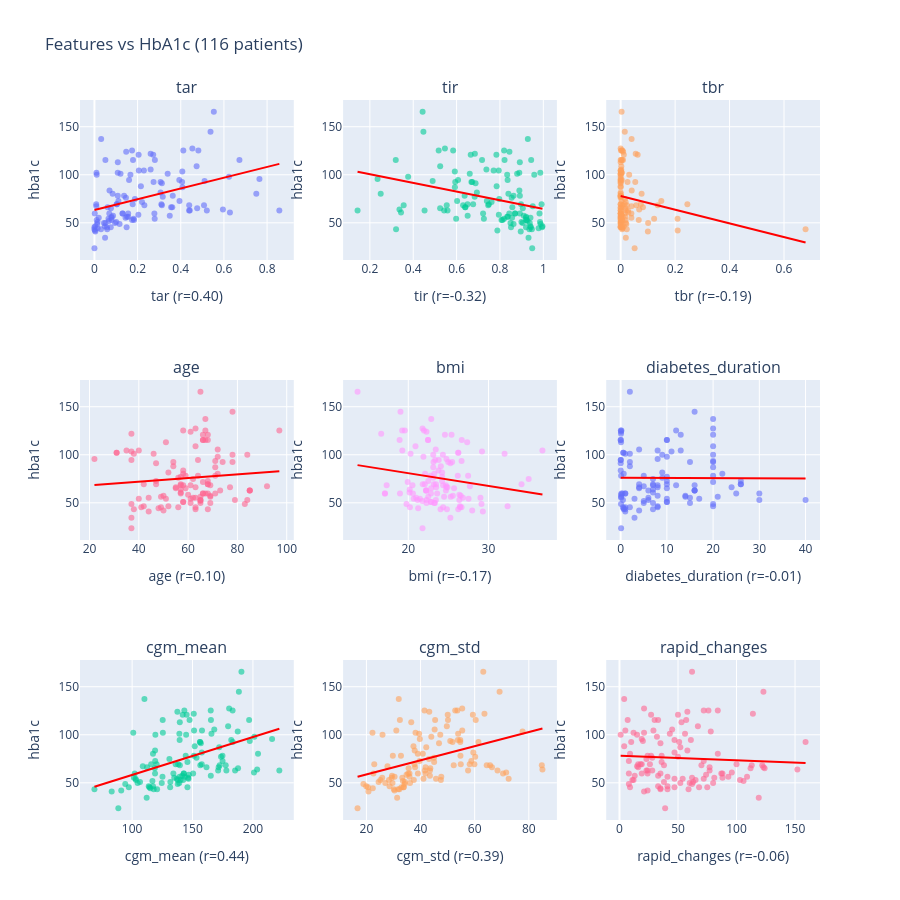

This figure's notebook cell:
### Markdown cell above
## 3. Features vs HbA1c

The scatter plots from `00_eda.ipynb`, with a linear fit and Pearson r in each axis label. Most panels show a flat or noisy cloud, which is the visual version of the weak correlations in the README.

### Code cell
# Features vs measured HbA1c for all 116 patients
model_data = load_model_data()
feature_cols = ['tar', 'tir', 'tbr', 'age', 'bmi', 'diabetes_duration',
                'cgm_mean', 'cgm_std', 'rapid_changes', 'hba1c']
fig = feat_vs_target(model_data[feature_cols], target_col='hba1c')
fig.update_layout(height=900, width=900, title='Features vs HbA1c (116 patients)')
save_figure(fig, 'features_vs_hba1c.png', width=900, height=900)
fig
